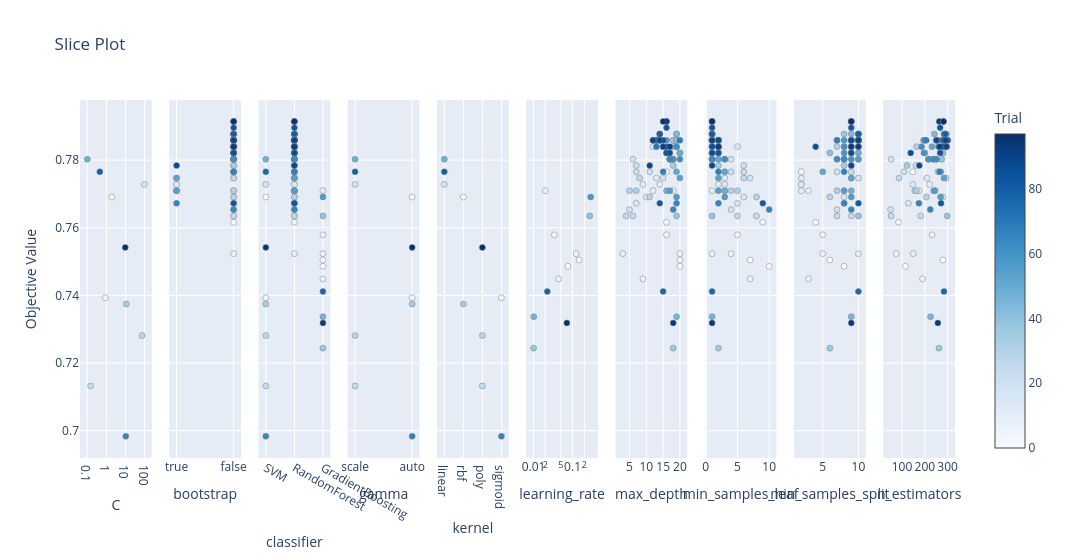

The cell this chart's notebook holds for it:
### Code cell
# 3. Slice Plot
plot_slice(study).show()

### Figure 1 — Plotly figure (JSON) as saved in the notebook; plotly's stock layout.template omitted (floating-point values rounded to 4 significant figures)
{"data": [{"marker": {"color": [0, 4, 18, 25, 29, 35, 48, 66, 79, 97], "colorbar": {"title": {"text": "Trial"}, "x": 1, "xpad": 40}, "colorscale": [[0, "rgb(247,251,255)"], [0.125, "rgb(222,235,247)"], [0.25, "rgb(198,219,239)"], [0.375, "rgb(158,202,225)"], [0.5, "rgb(107,174,214)"], [0.625, "rgb(66,146,198)"], [0.75, "rgb(33,113,181)"], [0.875, "rgb(8,81,156)"], [1, "rgb(8,48,107)"]], "line": {"color": "Grey", "width": 0.5}, "showscale": true}, "mode": "markers", "name": "Feasible Trial", "showlegend": false, "type": "scatter", "x": [1.922, 0.8927, 97.16, 0.1514, 73.84, 10.98, 0.1021, 10.36, 0.4585, 9.705], "xaxis": "x", "y": [0.7691, 0.7393, 0.7728, 0.7132, 0.7281, 0.7374, 0.7803, 0.6983, 0.7765, 0.7542], "yaxis": "y"}, {"marker": {"color": [3, 5, 10, 11, 12, 13, 14, 15, 16, 17, 19, 20, 21, 22, 23, 24, 26, 27, 28, 30, 31, 32, 33, 34, 36, 37, 39, 41, 42, 43, 44, 45, 46, 49, 50, 51, 52, 53, 54, 55, 56, 57, 59, 60, 61, 62, 63, 64, 65, 67, 68, 69, 70, 71, 72, 73, 74, 75, 76, 77, 80, 81, 82, 83, 84, 85, 86, 87, 88, 89, 90, 91, 92, 93, 94, 95, 98, 99], "colorbar": {"title": {"text": "Trial"}, "x": 1, "xpad": 40}, "colorscale": [[0, "rgb(247,251,255)"], [0.125, "rgb(222,235,247)"], [0.25, "rgb(198,219,239)"], [0.375, "rgb(158,202,225)"], [0.5, "rgb(107,174,214)"], [0.625, "rgb(66,146,198)"], [0.75, "rgb(33,113,181)"], [0.875, "rgb(8,81,156)"], [1, "rgb(8,48,107)"]], "line": {"color": "Grey", "width": 0.5}, "showscale": false}, "mode": "markers", "name": "Feasible Trial", "showlegend": false, "type": "scatter", "x": [false, false, false, true, true, true, true, false, false, false, false, false, false, false, false, false, false, false, false, false, false, false, false, false, false, false, false, false, false, false, false, false, false, true, false, false, false, false, false, true, false, true, false, false, false, false, false, false, false, false, true, false, false, false, false, false, false, false, false, false, false, false, false, false, false, false, false, false, false, false, true, false, false, false, false, false, false, false], "xaxis": "x2", "y": [0.7765, 0.7616, 0.7523, 0.7728, 0.7709, 0.7747, 0.7728, 0.784, 0.7691, 0.7672, 0.7747, 0.7803, 0.7654, 0.7765, 0.7784, 0.7765, 0.7635, 0.7635, 0.7747, 0.7691, 0.7709, 0.784, 0.7709, 0.7858, 0.7784, 0.7858, 0.7877, 0.7803, 0.7821, 0.7858, 0.7858, 0.7877, 0.7803, 0.7709, 0.7821, 0.784, 0.7803, 0.7765, 0.784, 0.7747, 0.7803, 0.7709, 0.7858, 0.7858, 0.7821, 0.7803, 0.784, 0.7803, 0.7803, 0.7654, 0.7672, 0.7765, 0.7858, 0.7877, 0.7858, 0.784, 0.7858, 0.7858, 0.7877, 0.7858, 0.7858, 0.7858, 0.7877, 0.7858, 0.7672, 0.7896, 0.7821, 0.784, 0.7821, 0.7858, 0.7784, 0.7858, 0.7858, 0.784, 0.7914, 0.784, 0.7914, 0.7914], "yaxis": "y2"}, {"marker": {"color": [0, 1, 2, 3, 4, 5, 6, 7, 8, 9, 10, 11, 12, 13, 14, 15, 16, 17, 18, 19, 20, 21, 22, 23, 24, 25, 26, 27, 28, 29, 30, 31, 32, 33, 34, 35, 36, 37, 38, 39, 40, 41, 42, 43, 44, 45, 46, 47, 48, 49, 50, 51, 52, 53, 54, 55, 56, 57, 58, 59, 60, 61, 62, 63, 64, 65, 66, 67, 68, 69, 70, 71, 72, 73, 74, 75, 76, 77, 78, 79, 80, 81, 82, 83, 84, 85, 86, 87, 88, 89, 90, 91, 92, 93, 94, 95, 96, 97, 98, 99], "colorbar": {"title": {"text": "Trial"}, "x": 1, "xpad": 40}, "colorscale": [[0, "rgb(247,251,255)"], [0.125, "rgb(222,235,247)"], [0.25, "rgb(198,219,239)"], [0.375, "rgb(158,202,225)"], [0.5, "rgb(107,174,214)"], [0.625, "rgb(66,146,198)"], [0.75, "rgb(33,113,181)"], [0.875, "rgb(8,81,156)"], [1, "rgb(8,48,107)"]], "line": {"color": "Grey", "width": 0.5}, "showscale": false}, "mode": "markers", "name": "Feasible Trial", "showlegend": false, "type": "scatter", "x": ["SVM", "GradientBoosting", "GradientBoosting", "RandomForest", "SVM", "RandomForest", "GradientBoosting", "GradientBoosting", "GradientBoosting", "GradientBoosting", "RandomForest", "RandomForest", "RandomForest", "RandomForest", "RandomForest", "RandomForest", "RandomForest", "RandomForest", "SVM", "RandomForest", "RandomForest", "RandomForest", "RandomForest", "RandomForest", "RandomForest", "SVM", "RandomForest", "RandomForest", "RandomForest", "SVM", "RandomForest", "RandomForest", "RandomForest", "RandomForest", "RandomForest", "SVM", "RandomForest", "RandomForest", "GradientBoosting", "RandomForest", "GradientBoosting", "RandomForest", "RandomForest", "RandomForest", "RandomForest", "RandomForest", "RandomForest", "GradientBoosting", "SVM", "RandomForest", "RandomForest", "RandomForest", "RandomForest", "RandomForest", "RandomForest", "RandomForest", "RandomForest", "RandomForest", "GradientBoosting", "RandomForest", "RandomForest", "RandomForest", "RandomForest", "RandomForest", "RandomForest", "RandomForest", "SVM", "RandomForest", "RandomForest", "RandomForest", "RandomForest", "RandomForest", "RandomForest", "RandomForest", "RandomForest", "RandomForest", "RandomForest", "RandomForest", "GradientBoosting", "SVM", "RandomForest", "RandomForest", "RandomForest", "RandomForest", "RandomForest", "RandomForest", "RandomForest", "RandomForest", "RandomForest", "RandomForest", "RandomForest", "RandomForest", "RandomForest", "RandomForest", "RandomForest", "RandomForest", "GradientBoosting", "SVM", "RandomForest", "RandomForest"], "xaxis": "x3", "y": [0.7691, 0.7486, 0.7505, 0.7765, 0.7393, 0.7616, 0.7579, 0.7523, 0.7449, 0.7709, 0.7523, 0.7728, 0.7709, 0.7747, 0.7728, 0.784, 0.7691, 0.7672, 0.7728, 0.7747, 0.7803, 0.7654, 0.7765, 0.7784, 0.7765, 0.7132, 0.7635, 0.7635, 0.7747, 0.7281, 0.7691, 0.7709, 0.784, 0.7709, 0.7858, 0.7374, 0.7784, 0.7858, 0.7244, 0.7877, 0.7635, 0.7803, 0.7821, 0.7858, 0.7858, 0.7877, 0.7803, 0.7337, 0.7803, 0.7709, 0.7821, 0.784, 0.7803, 0.7765, 0.784, 0.7747, 0.7803, 0.7709, 0.7691, 0.7858, 0.7858, 0.7821, 0.7803, 0.784, 0.7803, 0.7803, 0.6983, 0.7654, 0.7672, 0.7765, 0.7858, 0.7877, 0.7858, 0.784, 0.7858, 0.7858, 0.7877, 0.7858, 0.7412, 0.7765, 0.7858, 0.7858, 0.7877, 0.7858, 0.7672, 0.7896, 0.7821, 0.784, 0.7821, 0.7858, 0.7784, 0.7858, 0.7858, 0.784, 0.7914, 0.784, 0.7318, 0.7542, 0.7914, 0.7914], "yaxis": "y3"}, {"marker": {"color": [0, 4, 18, 25, 29, 35, 48, 66, 79, 97], "colorbar": {"title": {"text": "Trial"}, "x": 1, "xpad": 40}, "colorscale": [[0, "rgb(247,251,255)"], [0.125, "rgb(222,235,247)"], [0.25, "rgb(198,219,239)"], [0.375, "rgb(158,202,225)"], [0.5, "rgb(107,174,214)"], [0.625, "rgb(66,146,198)"], [0.75, "rgb(33,113,181)"], [0.875, "rgb(8,81,156)"], [1, "rgb(8,48,107)"]], "line": {"color": "Grey", "width": 0.5}, "showscale": false}, "mode": "markers", "name": "Feasible Trial", "showlegend": false, "type": "scatter", "x": ["auto", "auto", "scale", "scale", "scale", "auto", "scale", "auto", "scale", "auto"], "xaxis": "x4", "y": [0.7691, 0.7393, 0.7728, 0.7132, 0.7281, 0.7374, 0.7803, 0.6983, 0.7765, 0.7542], "yaxis": "y4"}, {"marker": {"color": [0, 4, 18, 25, 29, 35, 48, 66, 79, 97], "colorbar": {"title": {"text": "Trial"}, "x": 1, "xpad": 40}, "colorscale": [[0, "rgb(247,251,255)"], [0.125, "rgb(222,235,247)"], [0.25, "rgb(198,219,239)"], [0.375, "rgb(158,202,225)"], [0.5, "rgb(107,174,214)"], [0.625, "rgb(66,146,198)"], [0.75, "rgb(33,113,181)"], [0.875, "rgb(8,81,156)"], [1, "rgb(8,48,107)"]], "line": {"color": "Grey", "width": 0.5}, "showscale": false}, "mode": "markers", "name": "Feasible Trial", "showlegend": false, "type": "scatter", "x": ["rbf", "sigmoid", "linear", "poly", "poly", "rbf", "linear", "sigmoid", "linear", "poly"], "xaxis": "x5", "y": [0.7691, 0.7393, 0.7728, 0.7132, 0.7281, 0.7374, 0.7803, 0.6983, 0.7765, 0.7542], "yaxis": "y5"}, {"marker": {"color": [1, 2, 6, 7, 8, 9, 38, 40, 47, 58, 78, 96], "colorbar": {"title": {"text": "Trial"}, "x": 1, "xpad": 40}, "colorscale": [[0, "rgb(247,251,255)"], [0.125, "rgb(222,235,247)"], [0.25, "rgb(198,219,239)"], [0.375, "rgb(158,202,225)"], [0.5, "rgb(107,174,214)"], [0.625, "rgb(66,146,198)"], [0.75, "rgb(33,113,181)"], [0.875, "rgb(8,81,156)"], [1, "rgb(8,48,107)"]], "line": {"color": "Grey", "width": 0.5}, "showscale": false}, "mode": "markers", "name": "Feasible Trial", "showlegend": false, "type": "scatter", "x": [0.07593, 0.1472, 0.03413, 0.1234, 0.04405, 0.02001, 0.01003, 0.276, 0.01018, 0.2915, 0.02252, 0.07151], "xaxis": "x6", "y": [0.7486, 0.7505, 0.7579, 0.7523, 0.7449, 0.7709, 0.7244, 0.7635, 0.7337, 0.7691, 0.7412, 0.7318], "yaxis": "y6"}, {"marker": {"color": [1, 2, 3, 5, 6, 7, 8, 9, 10, 11, 12, 13, 14, 15, 16, 17, 19, 20, 21, 22, 23, 24, 26, 27, 28, 30, 31, 32, 33, 34, 36, 37, 38, 39, 40, 41, 42, 43, 44, 45, 46, 47, 49, 50, 51, 52, 53, 54, 55, 56, 57, 58, 59, 60, 61, 62, 63, 64, 65, 67, 68, 69, 70, 71, 72, 73, 74, 75, 76, 77, 78, 80, 81, 82, 83, 84, 85, 86, 87, 88, 89, 90, 91, 92, 93, 94, 95, 96, 98, 99], "colorbar": {"title": {"text": "Trial"}, "x": 1, "xpad": 40}, "colorscale": [[0, "rgb(247,251,255)"], [0.125, "rgb(222,235,247)"], [0.25, "rgb(198,219,239)"], [0.375, "rgb(158,202,225)"], [0.5, "rgb(107,174,214)"], [0.625, "rgb(66,146,198)"], [0.75, "rgb(33,113,181)"], [0.875, "rgb(8,81,156)"], [1, "rgb(8,48,107)"]], "line": {"color": "Grey", "width": 0.5}, "showscale": false}, "mode": "markers", "name": "Feasible Trial", "showlegend": false, "type": "scatter", "x": [20, 20, 16, 16, 16, 20, 9, 18, 3, 14, 12, 13, 9, 12, 10, 7, 15, 6, 5, 11, 7, 7, 6, 4, 8, 11, 5, 18, 7, 18, 18, 18, 18, 19, 19, 17, 20, 19, 19, 19, 17, 19, 16, 20, 19, 17, 19, 15, 20, 18, 17, 19, 14, 16, 16, 18, 19, 20, 17, 18, 19, 15, 20, 14, 13, 13, 13, 13, 14, 14, 15, 12, 13, 14, 14, 14, 16, 16, 16, 17, 15, 11, 12, 14, 15, 16, 17, 18, 16, 15], "xaxis": "x7", "y": [0.7486, 0.7505, 0.7765, 0.7616, 0.7579, 0.7523, 0.7449, 0.7709, 0.7523, 0.7728, 0.7709, 0.7747, 0.7728, 0.784, 0.7691, 0.7672, 0.7747, 0.7803, 0.7654, 0.7765, 0.7784, 0.7765, 0.7635, 0.7635, 0.7747, 0.7691, 0.7709, 0.784, 0.7709, 0.7858, 0.7784, 0.7858, 0.7244, 0.7877, 0.7635, 0.7803, 0.7821, 0.7858, 0.7858, 0.7877, 0.7803, 0.7337, 0.7709, 0.7821, 0.784, 0.7803, 0.7765, 0.784, 0.7747, 0.7803, 0.7709, 0.7691, 0.7858, 0.7858, 0.7821, 0.7803, 0.784, 0.7803, 0.7803, 0.7654, 0.7672, 0.7765, 0.7858, 0.7877, 0.7858, 0.784, 0.7858, 0.7858, 0.7877, 0.7858, 0.7412, 0.7858, 0.7858, 0.7877, 0.7858, 0.7672, 0.7896, 0.7821, 0.784, 0.7821, 0.7858, 0.7784, 0.7858, 0.7858, 0.784, 0.7914, 0.784, 0.7318, 0.7914, 0.7914], "yaxis": "y7"}, {"marker": {"color": [1, 2, 3, 5, 6, 7, 8, 9, 10, 11, 12, 13, 14, 15, 16, 17, 19, 20, 21, 22, 23, 24, 26, 27, 28, 30, 31, 32, 33, 34, 36, 37, 38, 39, 40, 41, 42, 43, 44, 45, 46, 47, 49, 50, 51, 52, 53, 54, 55, 56, 57, 58, 59, 60, 61, 62, 63, 64, 65, 67, 68, 69, 70, 71, 72, 73, 74, 75, 76, 77, 78, 80, 81, 82, 83, 84, 85, 86, 87, 88, 89, 90, 91, 92, 93, 94, 95, 96, 98, 99], "colorbar": {"title": {"text": "Trial"}, "x": 1, "xpad": 40}, "colorscale": [[0, "rgb(247,251,255)"], [0.125, "rgb(222,235,247)"], [0.25, "rgb(198,219,239)"], [0.375, "rgb(158,202,225)"], [0.5, "rgb(107,174,214)"], [0.625, "rgb(66,146,198)"], [0.75, "rgb(33,113,181)"], [0.875, "rgb(8,81,156)"], [1, "rgb(8,48,107)"]], "line": {"color": "Grey", "width": 0.5}, "showscale": false}, "mode": "markers", "name": "Feasible Trial", "showlegend": false, "type": "scatter", "x": [10, 7, 3, 9, 5, 4, 7, 3, 1, 2, 1, 3, 3, 5, 6, 5, 7, 4, 4, 4, 6, 6, 8, 5, 6, 8, 4, 2, 5, 2, 2, 2, 2, 1, 1, 2, 1, 2, 1, 1, 1, 1, 3, 1, 2, 2, 3, 1, 2, 1, 2, 3, 1, 2, 2, 3, 1, 3, 1, 10, 2, 2, 1, 1, 1, 1, 1, 1, 1, 1, 1, 1, 1, 1, 2, 9, 1, 2, 1, 1, 2, 1, 1, 1, 2, 1, 2, 1, 1, 1], "xaxis": "x8", "y": [0.7486, 0.7505, 0.7765, 0.7616, 0.7579, 0.7523, 0.7449, 0.7709, 0.7523, 0.7728, 0.7709, 0.7747, 0.7728, 0.784, 0.7691, 0.7672, 0.7747, 0.7803, 0.7654, 0.7765, 0.7784, 0.7765, 0.7635, 0.7635, 0.7747, 0.7691, 0.7709, 0.784, 0.7709, 0.7858, 0.7784, 0.7858, 0.7244, 0.7877, 0.7635, 0.7803, 0.7821, 0.7858, 0.7858, 0.7877, 0.7803, 0.7337, 0.7709, 0.7821, 0.784, 0.7803, 0.7765, 0.784, 0.7747, 0.7803, 0.7709, 0.7691, 0.7858, 0.7858, 0.7821, 0.7803, 0.784, 0.7803, 0.7803, 0.7654, 0.7672, 0.7765, 0.7858, 0.7877, 0.7858, 0.784, 0.7858, 0.7858, 0.7877, 0.7858, 0.7412, 0.7858, 0.7858, 0.7877, 0.7858, 0.7672, 0.7896, 0.7821, 0.784, 0.7821, 0.7858, 0.7784, 0.7858, 0.7858, 0.784, 0.7914, 0.784, 0.7318, 0.7914, 0.7914], "yaxis": "y8"}, {"marker": {"color": [1, 2, 3, 5, 6, 7, 8, 9, 10, 11, 12, 13, 14, 15, 16, 17, 19, 20, 21, 22, 23, 24, 26, 27, 28, 30, 31, 32, 33, 34, 36, 37, 38, 39, 40, 41, 42, 43, 44, 45, 46, 47, 49, 50, 51, 52, 53, 54, 55, 56, 57, 58, 59, 60, 61, 62, 63, 64, 65, 67, 68, 69, 70, 71, 72, 73, 74, 75, 76, 77, 78, 80, 81, 82, 83, 84, 85, 86, 87, 88, 89, 90, 91, 92, 93, 94, 95, 96, 98, 99], "colorbar": {"title": {"text": "Trial"}, "x": 1, "xpad": 40}, "colorscale": [[0, "rgb(247,251,255)"], [0.125, "rgb(222,235,247)"], [0.25, "rgb(198,219,239)"], [0.375, "rgb(158,202,225)"], [0.5, "rgb(107,174,214)"], [0.625, "rgb(66,146,198)"], [0.75, "rgb(33,113,181)"], [0.875, "rgb(8,81,156)"], [1, "rgb(8,48,107)"]], "line": {"color": "Grey", "width": 0.5}, "showscale": false}, "mode": "markers", "name": "Feasible Trial", "showlegend": false, "type": "scatter", "x": [8, 6, 2, 4, 5, 5, 3, 3, 10, 2, 2, 2, 2, 8, 8, 8, 10, 7, 7, 7, 9, 9, 9, 7, 9, 6, 8, 7, 7, 9, 8, 7, 6, 8, 10, 8, 6, 9, 9, 9, 10, 9, 9, 10, 9, 8, 5, 9, 9, 10, 8, 9, 10, 8, 8, 9, 8, 7, 8, 9, 8, 8, 7, 10, 10, 10, 10, 10, 10, 10, 10, 10, 10, 10, 9, 10, 9, 9, 4, 9, 9, 9, 10, 10, 10, 9, 9, 9, 9, 9], "xaxis": "x9", "y": [0.7486, 0.7505, 0.7765, 0.7616, 0.7579, 0.7523, 0.7449, 0.7709, 0.7523, 0.7728, 0.7709, 0.7747, 0.7728, 0.784, 0.7691, 0.7672, 0.7747, 0.7803, 0.7654, 0.7765, 0.7784, 0.7765, 0.7635, 0.7635, 0.7747, 0.7691, 0.7709, 0.784, 0.7709, 0.7858, 0.7784, 0.7858, 0.7244, 0.7877, 0.7635, 0.7803, 0.7821, 0.7858, 0.7858, 0.7877, 0.7803, 0.7337, 0.7709, 0.7821, 0.784, 0.7803, 0.7765, 0.784, 0.7747, 0.7803, 0.7709, 0.7691, 0.7858, 0.7858, 0.7821, 0.7803, 0.784, 0.7803, 0.7803, 0.7654, 0.7672, 0.7765, 0.7858, 0.7877, 0.7858, 0.784, 0.7858, 0.7858, 0.7877, 0.7858, 0.7412, 0.7858, 0.7858, 0.7877, 0.7858, 0.7672, 0.7896, 0.7821, 0.784, 0.7821, 0.7858, 0.7784, 0.7858, 0.7858, 0.784, 0.7914, 0.784, 0.7318, 0.7914, 0.7914], "yaxis": "y9"}, {"marker": {"color": [1, 2, 3, 5, 6, 7, 8, 9, 10, 11, 12, 13, 14, 15, 16, 17, 19, 20, 21, 22, 23, 24, 26, 27, 28, 30, 31, 32, 33, 34, 36, 37, 38, 39, 40, 41, 42, 43, 44, 45, 46, 47, 49, 50, 51, 52, 53, 54, 55, 56, 57, 58, 59, 60, 61, 62, 63, 64, 65, 67, 68, 69, 70, 71, 72, 73, 74, 75, 76, 77, 78, 80, 81, 82, 83, 84, 85, 86, 87, 88, 89, 90, 91, 92, 93, 94, 95, 96, 98, 99], "colorbar": {"title": {"text": "Trial"}, "x": 1, "xpad": 40}, "colorscale": [[0, "rgb(247,251,255)"], [0.125, "rgb(222,235,247)"], [0.25, "rgb(198,219,239)"], [0.375, "rgb(158,202,225)"], [0.5, "rgb(107,174,214)"], [0.625, "rgb(66,146,198)"], [0.75, "rgb(33,113,181)"], [0.875, "rgb(8,81,156)"], [1, "rgb(8,48,107)"]], "line": {"color": "Grey", "width": 0.5}, "showscale": false}, "mode": "markers", "name": "Feasible Trial", "showlegend": false, "type": "scatter", "x": [115, 279, 147, 85, 232, 75, 190, 244, 149, 221, 174, 209, 147, 297, 279, 128, 293, 53, 50, 108, 161, 257, 182, 52, 87, 207, 156, 164, 163, 201, 122, 258, 262, 295, 298, 274, 280, 255, 249, 242, 239, 225, 245, 200, 259, 251, 270, 231, 284, 216, 239, 269, 287, 195, 196, 216, 186, 249, 236, 224, 174, 264, 206, 289, 290, 292, 289, 300, 284, 276, 284, 279, 291, 290, 300, 271, 267, 267, 277, 138, 251, 176, 285, 291, 295, 263, 264, 257, 281, 282], "xaxis": "x10", "y": [0.7486, 0.7505, 0.7765, 0.7616, 0.7579, 0.7523, 0.7449, 0.7709, 0.7523, 0.7728, 0.7709, 0.7747, 0.7728, 0.784, 0.7691, 0.7672, 0.7747, 0.7803, 0.7654, 0.7765, 0.7784, 0.7765, 0.7635, 0.7635, 0.7747, 0.7691, 0.7709, 0.784, 0.7709, 0.7858, 0.7784, 0.7858, 0.7244, 0.7877, 0.7635, 0.7803, 0.7821, 0.7858, 0.7858, 0.7877, 0.7803, 0.7337, 0.7709, 0.7821, 0.784, 0.7803, 0.7765, 0.784, 0.7747, 0.7803, 0.7709, 0.7691, 0.7858, 0.7858, 0.7821, 0.7803, 0.784, 0.7803, 0.7803, 0.7654, 0.7672, 0.7765, 0.7858, 0.7877, 0.7858, 0.784, 0.7858, 0.7858, 0.7877, 0.7858, 0.7412, 0.7858, 0.7858, 0.7877, 0.7858, 0.7672, 0.7896, 0.7821, 0.784, 0.7821, 0.7858, 0.7784, 0.7858, 0.7858, 0.784, 0.7914, 0.784, 0.7318, 0.7914, 0.7914], "yaxis": "y10"}], "layout": {"title": {"text": "Slice Plot"}, "width": 3000, "xaxis": {"anchor": "y", "domain": [0, 0.082], "title": {"text": "C"}, "type": "log"}, "xaxis10": {"anchor": "y10", "domain": [0.918, 1.0], "title": {"text": "n_estimators"}}, "xaxis2": {"anchor": "y2", "categoryarray": [true, false], "categoryorder": "array", "domain": [0.102, 0.184], "title": {"text": "bootstrap"}, "type": "category"}, "xaxis3": {"anchor": "y3", "categoryarray": ["SVM", "RandomForest", "GradientBoosting"], "categoryorder": "array", "domain": [0.204, 0.286], "title": {"text": "classifier"}, "type": "category"}, "xaxis4": {"anchor": "y4", "categoryarray": ["scale", "auto"], "categoryorder": "array", "domain": [0.306, 0.388], "title": {"text": "gamma"}, "type": "category"}, "xaxis5": {"anchor": "y5", "categoryarray": ["linear", "rbf", "poly", "sigmoid"], "categoryorder": "array", "domain": [0.408, 0.49], "title": {"text": "kernel"}, "type": "category"}, "xaxis6": {"anchor": "y6", "domain": [0.51, 0.592], "title": {"text": "learning_rate"}, "type": "log"}, "xaxis7": {"anchor": "y7", "domain": [0.612, 0.694], "title": {"text": "max_depth"}}, "xaxis8": {"anchor": "y8", "domain": [0.714, 0.796], "title": {"text": "min_samples_leaf"}}, "xaxis9": {"anchor": "y9", "domain": [0.816, 0.898], "title": {"text": "min_samples_split"}}, "yaxis": {"anchor": "x", "domain": [0, 1], "title": {"text": "Objective Value"}}, "yaxis10": {"anchor": "x10", "domain": [0, 1], "matches": "y", "showticklabels": false}, "yaxis2": {"anchor": "x2", "domain": [0, 1], "matches": "y", "showticklabels": false}, "yaxis3": {"anchor": "x3", "domain": [0, 1], "matches": "y", "showticklabels": false}, "yaxis4": {"anchor": "x4", "domain": [0, 1], "matches": "y", "showticklabels": false}, "yaxis5": {"anchor": "x5", "domain": [0, 1], "matches": "y", "showticklabels": false}, "yaxis6": {"anchor": "x6", "domain": [0, 1], "matches": "y", "showticklabels": false}, "yaxis7": {"anchor": "x7", "domain": [0, 1], "matches": "y", "showticklabels": false}, "yaxis8": {"anchor": "x8", "domain": [0, 1], "matches": "y", "showticklabels": false}, "yaxis9": {"anchor": "x9", "domain": [0, 1], "matches": "y", "showticklabels": false}}}
